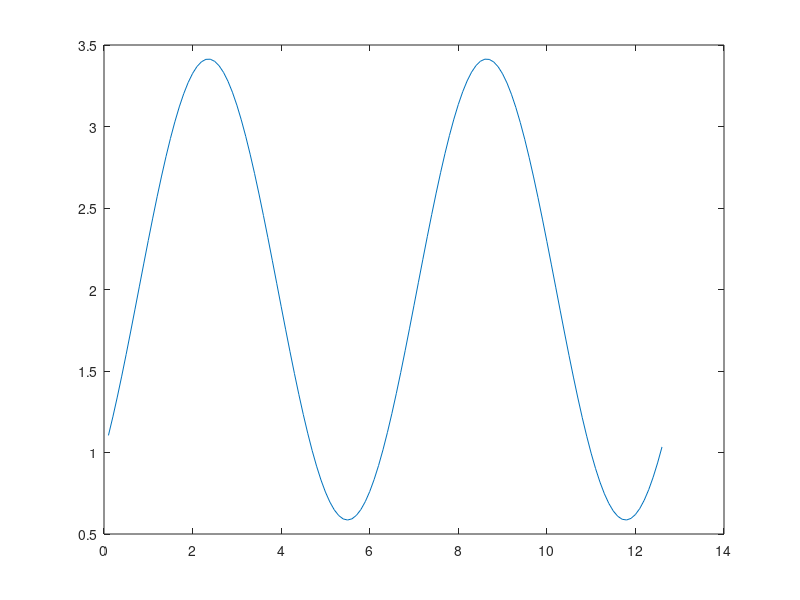

This chart was generated by the following MATLAB code:
clear all
h = 0.1;
t=0;
y = 1;

fprintf('Paso 0: t = %6.3f, y = %18.15f\n',t,y);
for ii = 1:126
    k1 = h*(cos(t) + sin(t));
    k2 = h*(cos(t+ h/2) + sin(t+ h/2));
    k3 = h*(cos(t+ h/2) + sin(t+ h/2));
    k4 = h*(cos(t+ h) + sin(t+ h));
    y = y + (k1+2*k2+2*k3+k4)/6;
    t = t+h;
    T(ii) = t;
    Y(ii) = y;
    fprintf('Paso %d: t = %6.3f, y = %18.15f\n',ii,t,y);
end

plot(T,Y);